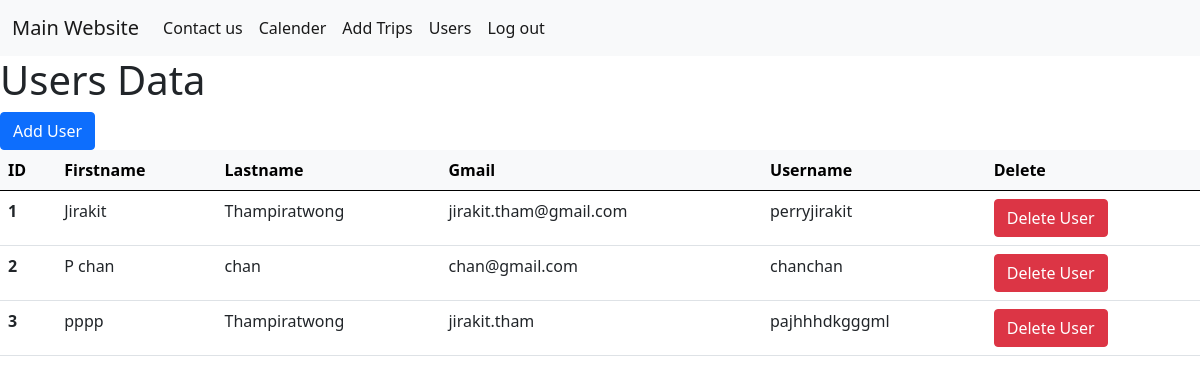
The page /usersdata (signed in) on the database as committed earlier.
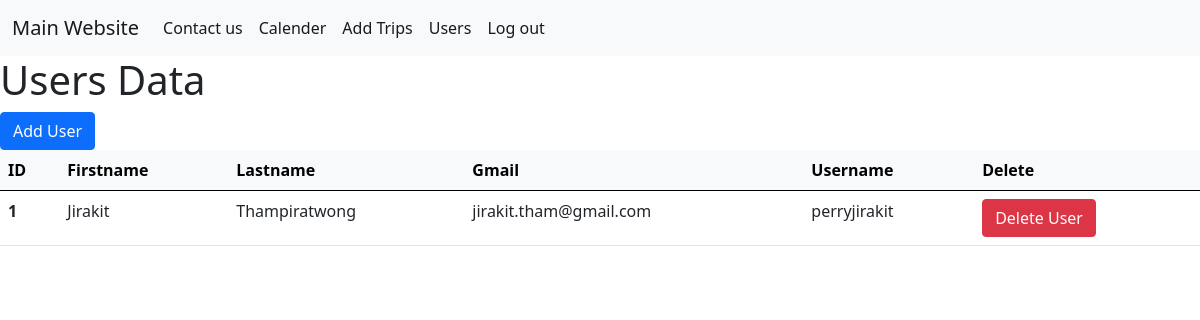
The same page on the database as committed later.
### app.py (models this page shows, shortened)
class User(db.Model, UserMixin):
    __tablename__ = "Users"
    id = db.Column(db.Integer, primary_key=True)
    firstname = db.Column(db.Text)
    lastname = db.Column(db.Text)
    username = db.Column(db.Text, unique=True)
    password = db.Column(db.Text)
    is_admin = db.Column(db.Boolean)
    gmail = db.Column(db.Text)

### app.py (the view)
@app.route("/usersdata")
@login_required
def usersdata():
    if not current_user.is_admin:
        return redirect(url_for("index"))
    users = User.query.all()
    return render_template("usersdata.html", users=users)

### app.py (called while the page is built)
@login_manager.user_loader
def load_user(user_id):
    return User.query.get(int(user_id))

### templates/usersdata.html
{% extends "base.html" %}
{% block content%}
<h1>Users Data</h1>
<a href="/usersdata/add"><button class="btn btn-primary">Add User</button></a>
<table class="table">
    <thead class="table-light">
        <tr>
            <th scope="col">ID</th>
            <th scope="col">Firstname</th>
            <th scope="col">Lastname</th>
            <th scope="col">Gmail</th>
            <th scope="col">Username</th>
            <th scope="col">Delete</th>
        </tr>
    </thead>
    <tbody>
        {% for user in users %}
        <tr>
            <th scope="row">{{user.id}}</th>
            <td>{{user.firstname}}</td>
            <td>{{user.lastname}}</td>
            <td>{{user.gmail}}</td>
            <td>{{user.username}}</td>
            <td>
                <a class="btn btn-danger" href="{{ url_for('deleteUser', id=user.id) }}">Delete User</a>
            </td>
        </tr>
        {% endfor %}
    </tbody>
</table>
{% endblock %}

Rows that differ between the two databases and show on the page:
removed User: id "2", firstname "P chan", lastname "chan", gmail "chan@gmail.com", username "chanchan"
removed User: id "3", firstname "pppp", lastname "Thampiratwong", gmail "jirakit.tham", username "pajhhhdkgggml"
